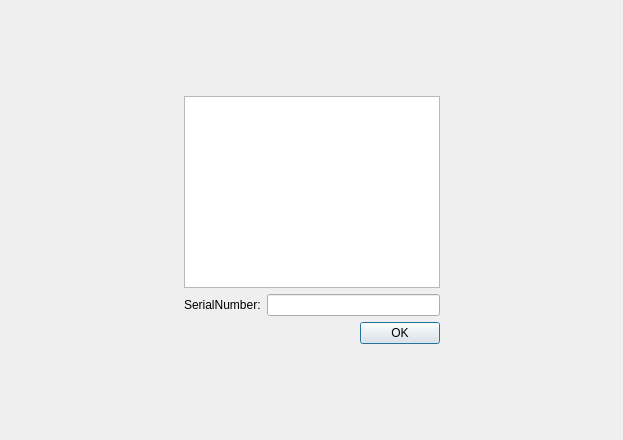
<?xml version="1.0" encoding="UTF-8"?>
<ui version="4.0">
 <class>InstallationAlignment</class>
 <widget class="QDialog" name="InstallationAlignment">
  <property name="geometry">
   <rect>
    <x>0</x>
    <y>0</y>
    <width>623</width>
    <height>440</height>
   </rect>
  </property>
  <property name="windowTitle">
   <string>InstallationAlignment</string>
  </property>
  <layout class="QVBoxLayout" name="verticalLayout">
   <item>
    <layout class="QHBoxLayout" name="horizontalLayout_7">
     <item>
      <spacer name="horizontalSpacer">
       <property name="orientation">
        <enum>Qt::Horizontal</enum>
       </property>
       <property name="sizeHint" stdset="0">
        <size>
         <width>40</width>
         <height>20</height>
        </size>
       </property>
      </spacer>
     </item>
     <item>
      <layout class="QVBoxLayout" name="verticalLayout_2">
       <item>
        <spacer name="verticalSpacer">
         <property name="orientation">
          <enum>Qt::Vertical</enum>
         </property>
         <property name="sizeHint" stdset="0">
          <size>
           <width>20</width>
           <height>40</height>
          </size>
         </property>
        </spacer>
       </item>
       <item>
        <layout class="QVBoxLayout" name="verticalLayout_3">
         <item>
          <widget class="QTextEdit" name="textEdit"/>
         </item>
         <item>
          <layout class="QHBoxLayout" name="horizontalLayout_5">
           <item>
            <widget class="QLabel" name="label">
             <property name="text">
              <string>SerialNumber:</string>
             </property>
            </widget>
           </item>
           <item>
            <widget class="QLineEdit" name="lineEdit"/>
           </item>
          </layout>
         </item>
         <item>
          <layout class="QHBoxLayout" name="horizontalLayout_6">
           <item>
            <spacer name="horizontalSpacer_4">
             <property name="orientation">
              <enum>Qt::Horizontal</enum>
             </property>
             <property name="sizeHint" stdset="0">
              <size>
               <width>40</width>
               <height>20</height>
              </size>
             </property>
            </spacer>
           </item>
           <item>
            <widget class="QPushButton" name="pushButton">
             <property name="text">
              <string>OK</string>
             </property>
            </widget>
           </item>
          </layout>
         </item>
        </layout>
       </item>
       <item>
        <spacer name="verticalSpacer_2">
         <property name="orientation">
          <enum>Qt::Vertical</enum>
         </property>
         <property name="sizeHint" stdset="0">
          <size>
           <width>20</width>
           <height>40</height>
          </size>
         </property>
        </spacer>
       </item>
      </layout>
     </item>
     <item>
      <spacer name="horizontalSpacer_2">
       <property name="orientation">
        <enum>Qt::Horizontal</enum>
       </property>
       <property name="sizeHint" stdset="0">
        <size>
         <width>40</width>
         <height>20</height>
        </size>
       </property>
      </spacer>
     </item>
    </layout>
   </item>
  </layout>
 </widget>
 <layoutdefault spacing="6" margin="11"/>
 <resources/>
 <connections/>
</ui>
